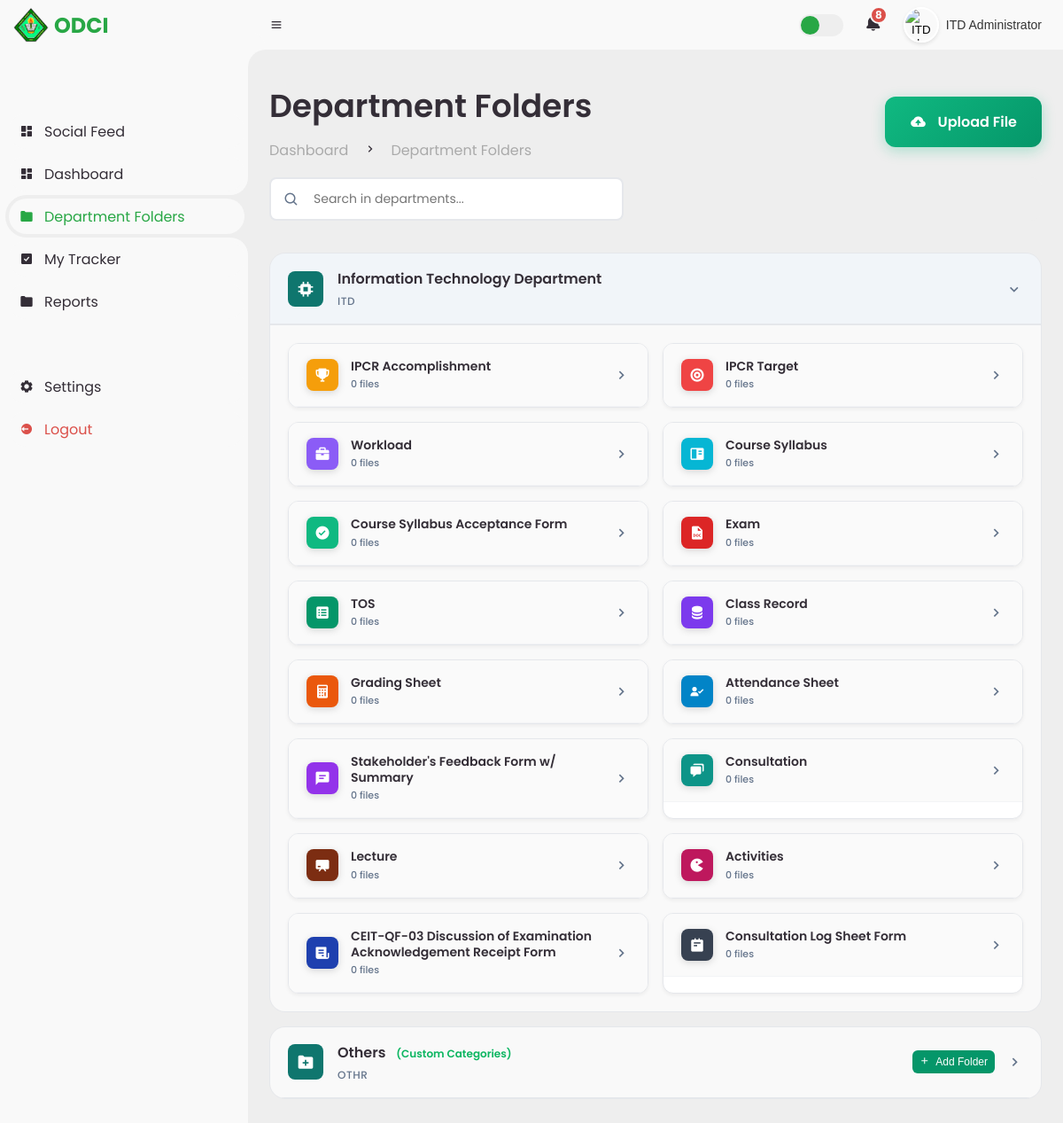
The app's page /roles/user/features/folders.php (signed in) with its own data.
### tables this page shows
CREATE TABLE `departments` (
  `id` int(11) NOT NULL,
  `department_code` varchar(10) NOT NULL,
  `department_name` varchar(100) NOT NULL,
  `description` text DEFAULT NULL,
  `head_of_department` varchar(100) DEFAULT NULL,
  `contact_email` varchar(255) DEFAULT NULL,
  `contact_phone` varchar(20) DEFAULT NULL,
  `created_at` datetime DEFAULT current_timestamp(),
  `updated_at` datetime DEFAULT current_timestamp() ON UPDATE current_timestamp(),
  `is_active` tinyint(1) DEFAULT 1
);

### roles/user/features/folders.php (the view, shortened to what this page needs)
<?php
require_once '../../../includes/config.php';
$currentUser = getCurrentUser($pdo);
$userDepartmentId = null;
if (isset($currentUser['department_id']) && $currentUser['department_id']) {
    $userDepartmentId = $currentUser['department_id'];
} elseif (isset($currentUser['id'])) {
    try {
        $stmt = $pdo->prepare("
            SELECT u.department_id, d.department_code, d.department_name
            FROM users u
            LEFT JOIN departments d ON u.department_id = d.id
            WHERE u.id = ?
        ");
        $stmt->execute([$currentUser['id']]);
        $userDept = $stmt->fetch();
        if ($userDept && $userDept['department_id']) {
            $userDepartmentId = $userDept['department_id'];
        }
    } catch(Exception $e) {
        error_log("Department fetch error: " . $e->getMessage());
    }
}
$fileCategories = [
    'ipcr_accomplishment' => [
        'name' => 'IPCR Accomplishment',
        'icon' => 'bxs-trophy',
        'color' => '#f59e0b'
    ],
    'ipcr_target' => [
        'name' => 'IPCR Target',
        'icon' => 'bxs-bullseye',
        'color' => '#ef4444'
    ],
    'workload' => [
        'name' => 'Workload',
        'icon' => 'bxs-briefcase',
        'color' => '#8b5cf6'
    ],
    'course_syllabus' => [
        'name' => 'Course Syllabus',
        'icon' => 'bxs-book-content',
        'color' => '#06b6d4'
    ],
    'syllabus_acceptance' => [
        'name' => 'Course Syllabus Acceptance Form',
        'icon' => 'bxs-check-circle',
        'color' => '#10b981'
    ],
    'exam' => [
        'name' => 'Exam',
        'icon' => 'bxs-file-doc',
        'color' => '#dc2626'
    ],
    'tos' => [
        'name' => 'TOS',
        'icon' => 'bxs-spreadsheet',
        'color' => '#059669'
    ],
    'class_record' => [
        'name' => 'Class Record',
        'icon' => 'bxs-data',
        'color' => '#7c3aed'
    ],
    'grading_sheet' => [
        'name' => 'Grading Sheet',
        'icon' => 'bxs-calculator',
        'color' => '#ea580c'
    ],
    'attendance_sheet' => [
        'name' => 'Attendance Sheet',
        'icon' => 'bxs-user-check',
        'color' => '#0284c7'
    ],
    'stakeholder_feedback' => [
        'name' => 'Stakeholder\'s Feedback Form w/ Summary',
        'icon' => 'bxs-comment-detail',
        'color' => '#9333ea'
    ],
    'consultation' => [
        'name' => 'Consultation',
        'icon' => 'bxs-chat',
        'color' => '#0d9488'
    ],
    'lecture' => [
        'name' => 'Lecture',
        'icon' => 'bxs-chalkboard',
        'color' => '#7c2d12'
    ],
    'activities' => [
        'name' => 'Activities',
        'icon' => 'bxs-game',
        'color' => '#be185d'
    ],
    'exam_acknowledgement' => [
        'name' => 'CEIT-QF-03 Discussion of Examination Acknowledgement Receipt Form',
        'icon' => 'bxs-receipt',
        'color' => '#1e40af'
    ],
    'consultation_log' => [
        'name' => 'Consultation Log Sheet Form',
        'icon' => 'bxs-notepad',
        'color' => '#374151'
    ]
];
function getUserDepartments($pdo, $userDepartmentId) {
    try {
        $stmt = $pdo->prepare("
            SELECT * FROM departments
            WHERE (id = ? OR department_code = 'OTHR') AND is_active = 1
            ORDER BY CASE WHEN id = ? THEN 1 ELSE 2 END
        ");
        $stmt->execute([$userDepartmentId, $userDepartmentId]);
        return $stmt->fetchAll(PDO::FETCH_ASSOC);
    } catch(Exception $e) {
        error_log("Error fetching departments: " . $e->getMessage());
        return [];
    }
}
$departments = getUserDepartments($pdo, $userDepartmentId);
$departmentConfig = [
    'TED' => ['icon' => 'bxs-graduation', 'color' => '#f59e0b'],
    'MD' => ['icon' => 'bxs-business', 'color' => '#1e40af'],
    'FASD' => ['icon' => 'bx bx-water', 'color' => '#0284c7'],
    'ASD' => ['icon' => 'bxs-palette', 'color' => '#d946ef'],
    'ITD' => ['icon' => 'bxs-chip', 'color' => '#0f766e'],
    'NSTP' => ['icon' => 'bxs-user-check', 'color' => '#22c55e'],
    'OTHR' => ['icon' => 'bxs-folder-plus', 'color' => '#0f766e']
];
?>
<!DOCTYPE html>
<html lang="en">
<head>
    <link href='https://unpkg.com/boxicons@2.0.9/css/boxicons.min.css' rel='stylesheet'>
    <link rel="stylesheet" href="../assets/css/components/navbar.css">
    <link rel="stylesheet" href="../assets/css/components/sidebar.css">
    <link rel="stylesheet" href="../assets/css/pages/folders/category_system.css">
    <link rel="stylesheet" href="../assets/css/pages/folders/file_system.css">
    <link rel="stylesheet" href="../assets/css/pages/folders/ui_components.css">
    <link rel="stylesheet" href="../assets/css/pages/folders/department_structure.css">
    <link rel="stylesheet" href="../assets/css/pages/folders/responsive.css">
    <link rel="stylesheet" href="../assets/css/pages/folders/semester_selection.css">
</head>
<body>
    <section id="content">
        <main>
            <div class="head-title">
                <div class="left">
                    <h1>Department Folders</h1>
                    <ul class="breadcrumb">
                        <li>
                            <a href="dashboard.php">Dashboard</a>
                        </li>
                        <li><i class='bx bx-chevron-right'></i></li>
                        <li>
                            <a class="" href="#">Department Folders</a>
                        </li>
                    </ul>
                </div>
                <button onclick="openUploadModal()" class="upload-btn">
                    <i class='bx bxs-cloud-upload'></i>
                    <span class="text">Upload File</span>
                </button>
            </div>
            <div class="search-section">
                <div class="search-bar">
                    <input type="text" placeholder="Search in departments..." id="departmentSearch">
                    <i class='bx bx-search'></i>
                </div>
            </div>
                <?php if (!empty($departments)): ?>
                    <?php foreach ($departments as $dept):
                        $config = $departmentConfig[$dept['department_code']] ?? $departmentConfig['OTHR'];
                        $isOTHR = $dept['department_code'] === 'OTHR';
                    ?>
                        <div class="department-item" data-department="<?php echo $dept['id']; ?>">
                            <div class="department-header" onclick="toggleDepartment('<?php echo $dept['id']; ?>')">
                                <div class="department-icon" style="background-color: <?php echo $config['color']; ?>">
                                    <i class='bx <?php echo $config['icon']; ?>'></i>
                                </div>
                                <div class="department-info">
                                    <div class="department-name">
                                        <?php echo htmlspecialchars($dept['department_name']); ?>
                                        <?php if ($isOTHR): ?>
                                            <span style="font-size: 12px; color: #0cb661ff; margin-left: 8px;">(Custom Categories)</span>
                                        <?php endif; ?>
                                    </div>
                                    <div class="department-code"><?php echo $dept['department_code']; ?></div>
                                </div>
                                <?php if ($isOTHR): ?>
                                    <button onclick="event.stopPropagation(); openCustomCategoryModal()" style="background: #059669; color: white; border: none; border-radius: 6px; padding: 6px 8px; margin-right: 12px; font-size: 12px; cursor: pointer; transition: all 0.3s ease;" onmouseover="this.style.background='#3bac88ff'" onmouseout="this.style.background='#059669'">
                                        <i class='bx bx-plus' style="margin-right: 4px;"></i>
                                        Add Folder
                                    </button>
                                <?php endif; ?>
                                <i class='bx bx-chevron-right expand-icon' id="icon-<?php echo $dept['id']; ?>"></i>
                            </div>
                            <div class="department-content" id="content-<?php echo $dept['id']; ?>">
                                <?php if ($isOTHR): ?>
                                    <div class="custom-categories-container" id="custom-categories-<?php echo $dept['id']; ?>">
                                        <div class="loading-state" id="othr-loading">
                                            <i class='bx bx-loader-alt bx-spin'></i>
                                            <p>Loading custom categories...</p>
                                        </div>
                                    </div>
                                <?php else: ?>
                                    <div class="categories-grid" id="categories-<?php echo $dept['id']; ?>">
                                        <?php foreach ($fileCategories as $categoryKey => $category): ?>
                                            <div class="category-item" data-category="<?php echo $categoryKey; ?>" onclick="toggleCategory('<?php echo $dept['id']; ?>', '<?php echo $categoryKey; ?>')">
                                                <div class="category-header">
                                                    <div class="category-icon" style="background-color: <?php echo $category['color']; ?>">
                                                        <i class='bx <?php echo $category['icon']; ?>'></i>
                                                    </div>
                                                    <div class="category-info">
                                                        <div class="category-name"><?php echo htmlspecialchars($category['name']); ?></div>
                                                        <div class="category-count">0 files</div>
                                                    </div>
                                                    <i class='bx bx-chevron-right expand-icon' id="icon-<?php echo $dept['id']; ?>-<?php echo $categoryKey; ?>"></i>
                                                </div>
                                            </div>
                                        <?php endforeach; ?>
                                    </div>
                                <?php endif; ?>
                            </div>
                        </div>
                    <?php endforeach; ?>
                <?php endif; ?>
        </main>
    </section>
</body>
</html>

### roles/user/assets/css/components/navbar.css (style rules this page uses)
* { margin: 0; padding: 0; box-sizing: border-box; }
a { text-decoration: none; }
li { list-style: none; }
:root { --poppins: 'Poppins', sans-serif; --lato: 'Lato', sans-serif; --light: #F9F9F9; --blue: #28a745; --light-blue: #CFE8FF; --grey: #eee; --dark-grey: #AAAAAA; --dark: #342E37; --red: #DB504A; --yellow: #FFCE26; --light-yellow: #FFF2C6; --orange: #FD7238; --light-orange: #FFE0D3; }
html { overflow-x: hidden; }
body { background: var(--grey); overflow-x: hidden; }
#content nav { height: 56px; background: var(--light); padding: 0 24px; display: flex; align-items: center; grid-gap: 24px; font-family: var(--poppins); position: sticky; top: 0; left: 0; z-index: 1000; }
#content nav::before { content: ''; position: absolute; width: 40px; height: 40px; bottom: -40px; left: 0; border-radius: 50%; box-shadow: -20px -20px 0 var(--light); }
#content nav a { color: var(--dark); }
#content nav .bx.bx-menu { cursor: pointer; color: var(--dark); }
#content nav .notification { font-size: 20px; position: relative; }
#content nav .notification .num { position: absolute; top: -6px; right: -6px; width: 20px; height: 20px; border-radius: 50%; border: 2px solid var(--light); background: var(--red); color: var(--light); font-weight: 700; font-size: 12px; display: flex; justify-content: center; align-items: center; }
#content nav .switch-mode { display: block; min-width: 50px; height: 25px; border-radius: 25px; background: var(--grey); cursor: pointer; position: relative; }
#content nav .switch-mode::before { content: ''; position: absolute; top: 2px; left: 2px; bottom: 2px; width: calc(25px - 4px); background: var(--blue); border-radius: 50%; transition: all .3s ease; }
#content main { width: 100%; padding: 36px 24px; font-family: var(--poppins); max-height: calc(100vh - 56px); overflow-y: auto; }
#content main .head-title { display: flex; align-items: center; justify-content: space-between; grid-gap: 16px; flex-wrap: wrap; }
#content main .head-title .left h1 { font-size: 36px; font-weight: 600; margin-bottom: 10px; color: var(--dark); }
#content main .head-title .left .breadcrumb { display: flex; align-items: center; grid-gap: 16px; }
#content main .head-title .left .breadcrumb li { color: var(--dark); }
#content main .head-title .left .breadcrumb li a { color: var(--dark-grey); pointer-events: none; }
.profile-img { width: 40px; height: 40px; border-radius: 50%; object-fit: cover; border: 2px solid #fff; box-shadow: 0 2px 4px rgba(0,0,0,0.1); transition: all 0.3s ease; }
.profile-btn { background: none; border: none; padding: 0; cursor: pointer; display: flex; align-items: center; gap: 8px; }
.profile-name { font-size: 14px; font-weight: 500; color: #333; }

### roles/user/assets/css/pages/folders/category_system.css (style rules this page uses)
.categories-grid { display: grid; grid-template-columns: repeat(auto-fit, minmax(350px, 1fr)); gap: 16px; padding: 20px; }
.category-item { background: white; border-radius: 12px; border: 1px solid #e5e7eb; overflow: hidden; transition: all 0.3s ease; box-shadow: 0 2px 4px rgba(0, 0, 0, 0.05); }
.category-header { display: flex; align-items: center; padding: 16px 20px; cursor: pointer; transition: all 0.3s ease; border-bottom: 1px solid #f3f4f6; background: #fafafa; }
.category-icon { width: 36px; height: 36px; border-radius: 8px; display: flex; align-items: center; justify-content: center; margin-right: 14px; color: white; font-size: 18px; box-shadow: 0 2px 8px rgba(0, 0, 0, 0.15); }
.category-info { flex: 1; }
.category-name { font-weight: 600; font-size: 14px; color: var(--dark); margin-bottom: 3px; line-height: 1.3; }
.category-count { font-size: 11px; color: #64748b; font-weight: 500; }

### roles/user/assets/css/pages/folders/responsive.css (style rules this page uses)
@media (max-width: 1200px) { .categories-grid { grid-template-columns: repeat(auto-fit, minmax(300px, 1fr)); } }

### records on screen
departments: department_name "Information Technology Department", department_code "ITD", name "IPCR Accomplishment", name "IPCR Target", name "Workload", name "Course Syllabus", name "Course Syllabus Acceptance Form", name "Exam", name "TOS", name "Class Record", name "Grading Sheet", name "Attendance Sheet", name "Stakeholder's Feedback Form w/ Summary", name "Consultation", name "Lecture", name "Activities", name "CEIT-QF-03 Discussion of Examination Acknowledgement Receipt Form", name "Consultation Log Sheet Form"
departments: department_name "Others", shows "(Custom Categories)", department_code "OTHR", shows "Add Folder"
